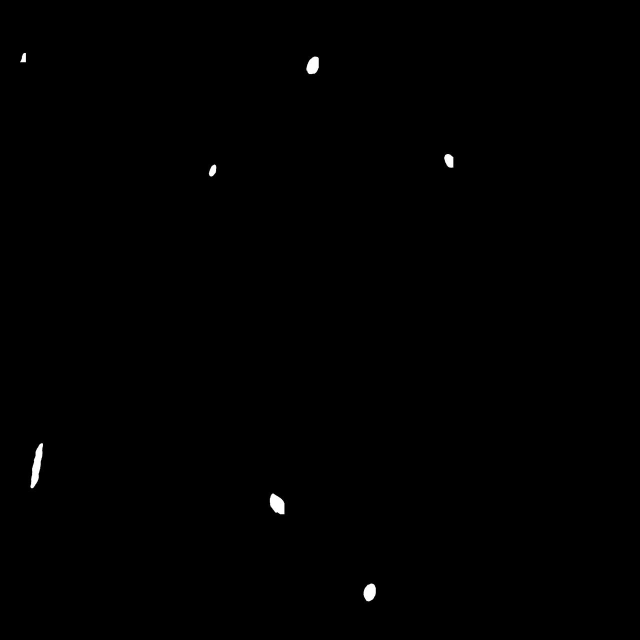
%> input picture new_dataset/train/gt/img_106.jpg, 1280 x 1280 px (shown at 1/2 size); its folder holds only this picture in this run
$ octave create_syntetic_dataset.m   (GNU Octave 9; MATLAB toolbox functions it lacks are replaced by stand-ins)
%> lines starting %> are read from the running program, lines starting %| are printed output that depends on the picture
### create_syntetic.m
function [background_img,background_gt_crops] = create_syntetic()
%CREATE_SYNTETIC Summary of this function goes here
path_gt="extracted_from_smear\gt";
path_img="extracted_from_smear\img";
path_crops="D:\Testing_on _images\Synthetic_Dataset\MP-IDB\Falciparumb\crops";
sizey=2592;
sizex=1944;
background_img=uint8(zeros(sizex,sizey,3));
background_gt=uint8(zeros(sizex,sizey));

background_black(:,:,1)=0;
background_black(:,:,2)=0;
background_black(:,:,3)=0;
background_black=uint8(background_black);


background_color_r=218;
background_color_g=224;
background_color_b=240;
background_color(:,:,1)=background_color_r;
background_color(:,:,2)=background_color_g;
background_color(:,:,3)=background_color_b;
background_color=uint8(background_color);
background_img=background_img+background_color;

img_list = dir(fullfile(path_img,'*.jpg'));
gt_list = dir(fullfile(path_gt,'*.jpg'));

noe=100;
retry=5;
for i=1:noe
    r = randi([1 length(img_list)]);
    img_path=fullfile(img_list(r).folder,img_list(r).name);
    gt_path=fullfile(gt_list(r).folder,gt_list(r).name);
    gt=imread(gt_path);
%> gt is the input picture: size 1280x1280 uint8; min 0, max 255, mean 0.6
    gt3=[];
    gt3(:,:,1)=gt;
    gt3(:,:,2)=gt;
    gt3(:,:,3)=gt;
%> gt3: size 1280x1280x3 double
    gt3=uint8(gt3);
%> gt3: size 1280x1280x3 uint8
    img=imread(img_path);
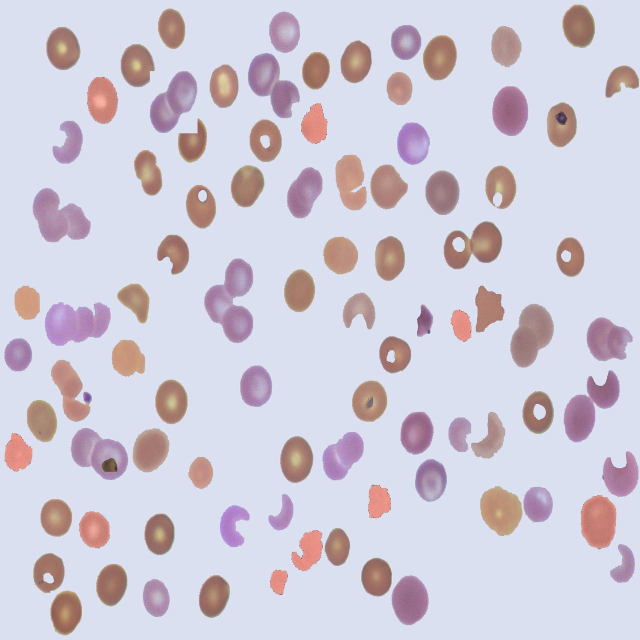
%> input picture new_dataset/train/img/img_12.jpg, 1280 x 1280 px (shown at 1/2 size)
%> img is the input picture: size 1280x1280x3 uint8; mean R, G, B 207.7, 203, 216.4

    %img=img.*gt3;
    for t=1:retry
        [dimcx,dimcy]=size(gt);
        randx= randi([1 (sizex-dimcx-1)]);
        randy= randi([1 (sizey-dimcy-1)]);
        %controllo se è tutto zero o fitta
        flag=1;
        gtx=1;
        gty=1;
        for cx=randx:randx+dimcx-1
            gty=1;
            for cy=randy:randy+dimcy-1
                if img(gtx,gty,1)<=30 && img(gtx,gty,2)<=30 && img(gtx,gty,2)<=30
                    img(gtx,gty,:)=background_color;
                end
                if background_gt(cx,cy)==0 || gt(gtx,gty)==0

                else
                    flag=0;
                end
                gty=gty+1;
            end
            gtx=gtx+1;
        end
        gtx=1;
        gty=1;
        if flag==1
            for cx=randx:randx+dimcx-1
                gty=1;
                for cy=randy:randy+dimcy-1

                    background_gt(cx,cy)=gt(gtx,gty);
                    background_img(cx,cy,:)=img(gtx,gty,:);

                    gty=gty+1;
                end
                gtx=gtx+1;
            end

            break
        end

    end
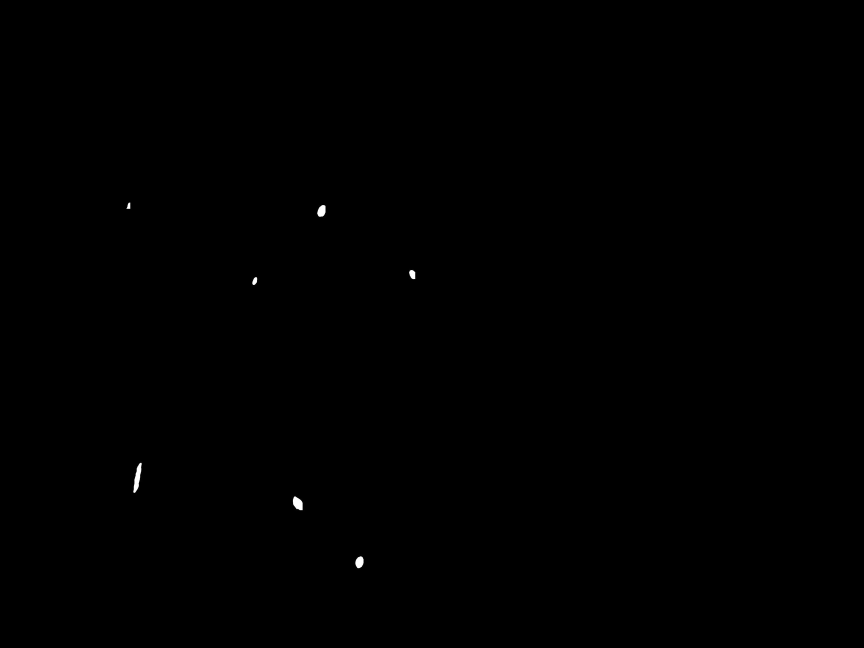
%> background_gt: size 1944x2592 uint8 (shown at 1/3 size); min 0, max 255, mean 0.2
end
%imshow(background_img);

%ora possoaggiungere i crops
max_crops=30;
retry_crops=8;
imds = imageDatastore(path_crops,"IncludeSubfolders",true,"LabelSource","foldernames");
[~,imds2] = splitEachLabel(imds,0.5);
background_gt_crops=uint8(zeros(sizex,sizey));
r = randi([1 max_crops]);
for i=1:r
    dsrand = shuffle(imds2);
    [img,info]=read(dsrand);
    if info.Label == 'R'
    elseif info.Label == 'G'
        fprintf('Diverso \n')
    end
    img=agument_image(img);
    gt=uint8(imbinarize(rgb2gray(img)))*255;
    gt3=[];
    gt3(:,:,1)=gt;
    gt3(:,:,2)=gt;
    gt3(:,:,3)=gt;
    gt3=uint8(gt3);

    %img=img.*gt3;
    for t=1:retry_crops
        [dimcx,dimcy]=size(gt);
        randx= randi([1 (sizex-dimcx-1)]);
        randy= randi([1 (sizey-dimcy-1)]);
        %controllo se è tutto zero o fitta
        flag=1;
        gtx=1;
        gty=1;
        for cx=randx:randx+dimcx-1
            gty=1;
            for cy=randy:randy+dimcy-1
                if img(gtx,gty,1)<=30 && img(gtx,gty,2)<=30 && img(gtx,gty,2)<=30
                    img(gtx,gty,:)=background_color;
                end
                if (background_gt(cx,cy)==255 || gt(gtx,gty)==255) && (info.Label == 'R' || info.Label == 'T')

                elseif (background_gt(cx,cy)==0 || gt(gtx,gty)==0) && (info.Label ~= 'R' && info.Label ~= 'T')
                else
                    flag=0;
                end
                gty=gty+1;
            end
            gtx=gtx+1;
        end
        gtx=1;
        gty=1;
        if flag==1
            for cx=randx:randx+dimcx-1
                gty=1;
                for cy=randy:randy+dimcy-1

                    background_gt(cx,cy)=gt(gtx,gty);
                    background_gt_crops(cx,cy)=gt(gtx,gty);
                    if(img(gtx,gty,:)==background_color)
                    else
                    background_img(cx,cy,:)=img(gtx,gty,:);
                    end
                    gty=gty+1;
                end
                gtx=gtx+1;
            end
            break
        end
    end
end
%montage({background_img,background_gt,background_gt_crops});
%imshow(background_img);


end

### create_syntetic_dataset.m
num_images_train=300;
num_images_val=50;
path_train="D:\Testing_on _images\Synthetic_Dataset\new_dataset\train";
path_val="D:\Testing_on _images\Synthetic_Dataset\new_dataset\val";
for i=1:num_images_train
    img_name=strcat("img_",num2str(i),".jpg");
    filename_img=fullfile(path_train,"img",img_name);
    gt_name=strcat("img_",num2str(i),".jpg");
    filename_gt=fullfile(path_train,"gt",gt_name);
%> (the run ends here)
